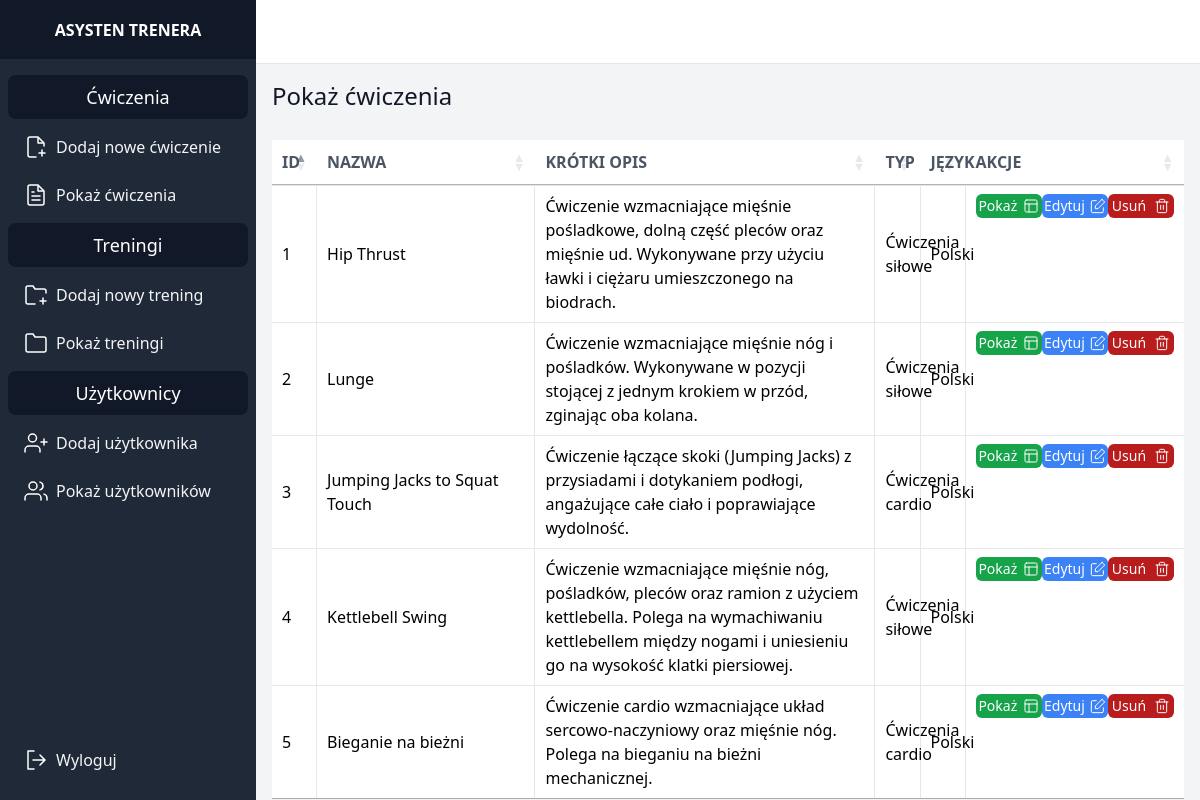
/exercise (signed in), run on the app's committed database.
### trener/models.py (models this page shows, shortened)
class Exercise(models.Model):
    id = models.AutoField(primary_key=True)
    title = models.CharField(max_length=100)
    short_description = models.TextField()
    image = models.ImageField(upload_to=exercise_directory_path, blank=True, null=True)
    video_link = models.URLField(blank=True, null=True)
    html_content = models.TextField()
    type = models.ForeignKey(ExerciseType, on_delete=models.CASCADE)
    language = models.ForeignKey(ExerciseLanguage, on_delete=models.CASCADE)

class ExerciseType(models.Model):
    id = models.AutoField(primary_key=True)
    type_name = models.CharField(max_length=100)

class ExerciseLanguage(models.Model):
    id = models.AutoField(primary_key=True)
    language_name = models.CharField(max_length=50)

### trener/views.py (the view)
# urls.py: path('exercise', views.show_exercises, name='show_exercise'),
@login_required
def show_exercises(request):
    exercises = Exercise.objects.all()
    return render(request, 'show_exercises.html', {"exercises": exercises})

### trener_style/templates/show_exercises.html (shortened to what this page needs)
{% extends 'base.html' %}
{% block extra_head %}
    <link rel="stylesheet" type="text/css" href="https://cdn.datatables.net/1.10.21/css/jquery.dataTables.css">
{% endblock %}
{% block content %}
    <p class="font-medium text-gray-900 text-2xl mb-7">
            Pokaż ćwiczenia
        </p>
        <table class="w-full table-fixed" datatable id="exercise-table">
            <thead class="">
              <tr class="bg-white my-5">
                <th class="w-1/10 py-5 px-6 text-left text-gray-600 font-bold uppercase">ID</th>
                <th class="w-1/5 py-5 px-6 text-left text-gray-600 font-bold uppercase">Nazwa</th>
                <th class="w-1/3 py-5 px-6 text-left text-gray-600 font-bold uppercase">Krótki opis</th>
                <th class="w-1/10 py-5 px-6 text-left text-gray-600 font-bold uppercase">Typ</th>
                <th class="w-1/10 py-5 px-6 text-left text-gray-600 font-bold uppercase">Język</th>
                <th class="w-1/5 py-5 px-6 text-left text-gray-600 font-bold uppercase">Akcje</th>
              </tr>
            </thead>
            <tbody class="bg-white">
              {% for exercise in exercises %}
              <tr>
                <td class="py-5 w-2 border-t border-r border-gray-200">{{ exercise.id }}</td>
                <td class="py-5 px-6 border-t border-r border-gray-200">{{ exercise.title }}</td>
                <td class="py-5 px-6 border-t border-r border-gray-200">{{ exercise.short_description }}</td>
                <td class="py-5 px-6 border-t border-r border-gray-200">{{ exercise.type.type_name }}</td>
                <td class="py-5 px-6 border-t border-r border-gray-200">{{ exercise.language.language_name }}</td>
                <td class="py-5 px-6 border-t border-gray-200 flex flex-row justify-around">
                    <a href="{% url 'show_exercise' id=exercise.id %}" class="bg-green-600 flex flex-row w-20 justify-around rounded-md text-sm hover:bg-green-800">
                        <p class="text-white my-auto">
                            Pokaż
                        </p>
                        <svg  class="my-auto" xmlns="http://www.w3.org/2000/svg" width="16" height="16" viewBox="0 0 24 24" fill="none" stroke="#ffffff" stroke-width="1.5" stroke-linecap="round" stroke-linejoin="round"><rect x="3" y="3" width="18" height="18" rx="2"/><path d="M3 9h18M9 21V9"/></svg>
                    </a>
                    <a href="#" class="bg-blue-500 flex flex-row w-20 h-6 justify-around rounded-md text-sm hover:bg-blue-700">
                        <p class="text-white my-auto">
                            Edytuj
                        </p>
                    </a>
                    <a href="#" class="bg-red-700 flex flex-row w-20 justify-around rounded-md text-sm hover:bg-red-900">
                        <p class="text-white my-auto">
                            Usuń
                        </p>
                    </a>
                </td>
              </tr>
              {% empty %}
              <tr>
                <td colspan="5" class="text-center font-normal leading-normal text-sm">No exercises found</td>
              </tr>
              {% endfor %}
            </tbody>
      </table>
{% endblock %}

### trener_style/templates/base.html (shortened to what this page needs)
{% load static tailwind_tags %}
<!DOCTYPE html>
<html lang="en">
	<head>
		{% tailwind_css %}
        {% block extra_head %}{% endblock %}
	</head>
	<body>
		<div class="flex h-screen bg-gray-100">
            <div class="hidden md:flex flex-col w-64 bg-gray-800">
                <div class="flex items-center justify-center h-16 bg-gray-900">
                    <span class="text-white font-bold uppercase">Asysten trenera</span>
                </div>
                <div class="flex flex-col h-screen overflow-y-auto">
                    <nav class="flex-1 px-2 py-4 bg-gray-800 flex flex-col">
                        <div class="flex px-4 py-2 mb-2 bg-gray-900 text-white rounded-lg justify-center text-lg">
                            Ćwiczenia
                        </div>
                        <a href="{% url 'add_exercise' %}" class="flex items-center px-4 py-2 text-gray-100 hover:bg-gray-700">
                            <svg xmlns="http://www.w3.org/2000/svg" class="h-6 w-6 mr-2" width="24" height="24" viewBox="0 0 24 24" fill="none" stroke="#ffffff" stroke-width="1.5" stroke-linecap="round" stroke-linejoin="round"><path d="M20 11.08V8l-6-6H6a2 2 0 0 0-2 2v16c0 1.1.9 2 2 2h6"/><path d="M14 3v5h5M18 21v-6M15 18h6"/></svg>
                            Dodaj nowe ćwiczenie
                        </a>
                        <a href="{% url 'show_exercise' %}" class="flex items-center px-4 py-2 mt-2 text-gray-100 hover:bg-gray-700">
                            Pokaż ćwiczenia
                        </a>
                        <div class="flex px-4 py-2 mt-2 bg-gray-900 text-white rounded-lg justify-center text-lg">
                            Treningi
                        </div>
                        <a href="{% url 'add_training' %}" class="flex items-center px-4 py-2 mt-2 text-gray-100 hover:bg-gray-700">
                            <svg xmlns="http://www.w3.org/2000/svg" class="h-6 w-6 mr-2" width="24" height="24" viewBox="0 0 24 24" fill="none" stroke="#ffffff" stroke-width="1.5" stroke-linecap="round" stroke-linejoin="round"><path d="M11 21H4a2 2 0 0 1-2-2V5c0-1.1.9-2 2-2h5l2 3h9a2 2 0 0 1 2 2v2M19 15v6M16 18h6"/></svg></svg>
                            Dodaj nowy trening
                        </a>
                        <a href="{% url 'show_training' %}" class="flex items-center px-4 py-2 mt-2 text-gray-100 hover:bg-gray-700">
                            <svg xmlns="http://www.w3.org/2000/svg" class="h-6 w-6 mr-2" width="24" height="24" viewBox="0 0 24 24" fill="none" stroke="#ffffff" stroke-width="1.5" stroke-linecap="round" stroke-linejoin="round"><path d="M22 19a2 2 0 0 1-2 2H4a2 2 0 0 1-2-2V5a2 2 0 0 1 2-2h5l2 3h9a2 2 0 0 1 2 2z"></path></svg>
                            Pokaż treningi
                        </a>
                        <div class="flex px-4 py-2 mt-2 bg-gray-900 text-white rounded-lg justify-center text-lg">
                            Użytkownicy
                        </div>
                        <a href="{% url 'add_client' %}" class="flex items-center px-4 py-2 mt-2 text-gray-100 hover:bg-gray-700">
                            Dodaj użytkownika
                        </a>
                        <a href="{% url 'show_clients' %}" class="flex items-center px-4 py-2 mt-2 text-gray-100 hover:bg-gray-700">
                            Pokaż użytkowników
                        </a>
                        <div class="flex-grow"></div>
                        <a href="{% url 'logout_tunnel' %}" class="flex items-center px-4 py-2 mt-2 mb-1 text-gray-100 hover:bg-gray-700">
                            <svg xmlns="http://www.w3.org/2000/svg" class="h-6 w-6 mr-2" width="24" height="24" viewBox="0 0 24 24" fill="none" stroke="#ffffff" stroke-width="1.5" stroke-linecap="round" stroke-linejoin="round"><path d="M16 17l5-5-5-5M19.8 12H9M10 3H4v18h6"/></svg>
                            Wyloguj
                        </a>
                    </nav>
                </div>
            </div>
            <div class="flex flex-col flex-1">
                <div class="flex items-center justify-between h-16 bg-white border-b border-gray-200">
                </div>
                <div class="p-4 overflow-y-auto flex-1">
                    {% block content %}{% endblock %}
                </div>
            </div>
        </div>
	</body>
</html>

### data on the page
Exercise: id "1", title "Hip Thrust", short_description "Ćwiczenie wzmacniające mięśnie pośladkowe, dolną część pleców oraz mięśnie ud. Wykonywane przy użyciu ławki i ciężaru umieszczonego na biodrach.", type.type_name "Ćwiczenia siłowe", language.language_name "Polski"
Exercise: id "2", title "Lunge", short_description "Ćwiczenie wzmacniające mięśnie nóg i pośladków. Wykonywane w pozycji stojącej z jednym krokiem w przód, zginając oba kolana.", type.type_name "Ćwiczenia siłowe", language.language_name "Polski"
Exercise: id "3", title "Jumping Jacks to Squat Touch", short_description "Ćwiczenie łączące skoki (Jumping Jacks) z przysiadami i dotykaniem podłogi, angażujące całe ciało i poprawiające wydolność.", type.type_name "Ćwiczenia cardio", language.language_name "Polski"
Exercise: id "4", title "Kettlebell Swing", short_description "Ćwiczenie wzmacniające mięśnie nóg, pośladków, pleców oraz ramion z użyciem kettlebella. Polega na wymachiwaniu kettlebellem między nogami i uniesieniu go na wysokość klatki piersiowej.", type.type_name "Ćwiczenia siłowe", language.language_name "Polski"
Exercise: id "5", title "Bieganie na bieżni", short_description "Ćwiczenie cardio wzmacniające układ sercowo-naczyniowy oraz mięśnie nóg. Polega na bieganiu na bieżni mechanicznej.", type.type_name "Ćwiczenia cardio", language.language_name "Polski"
